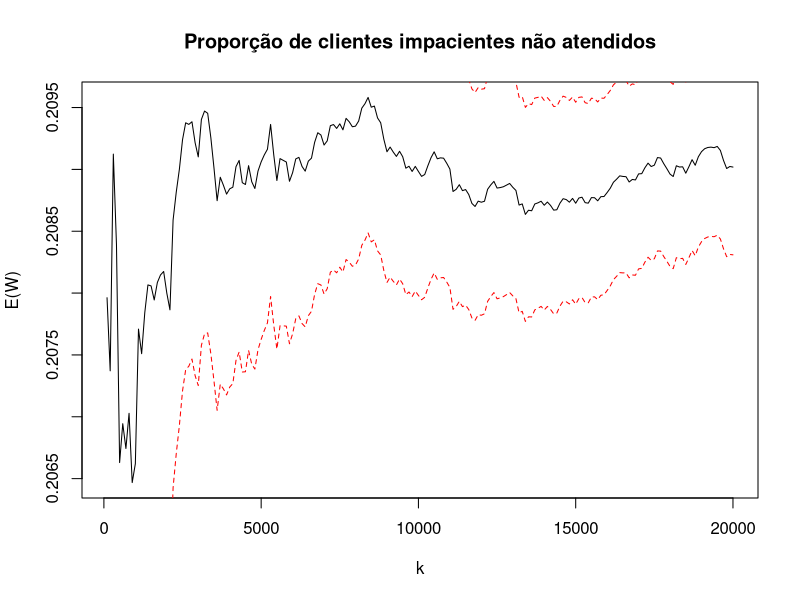
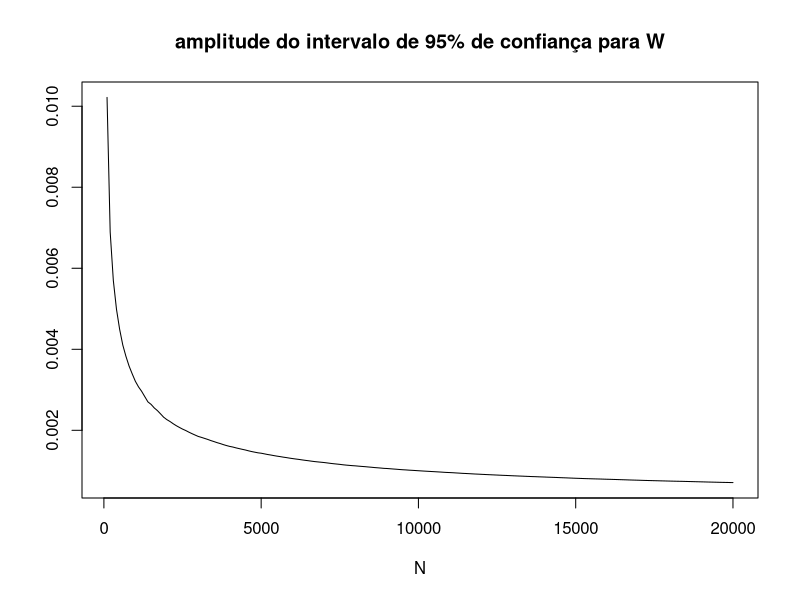
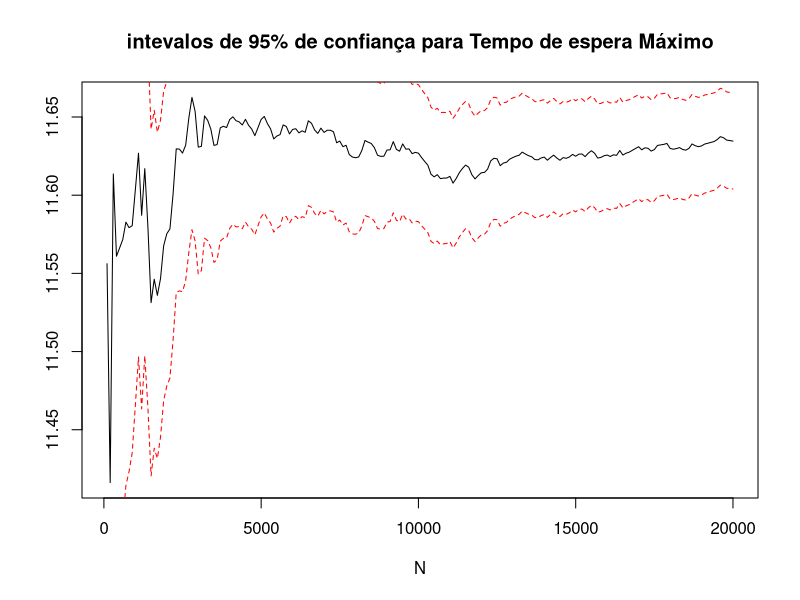
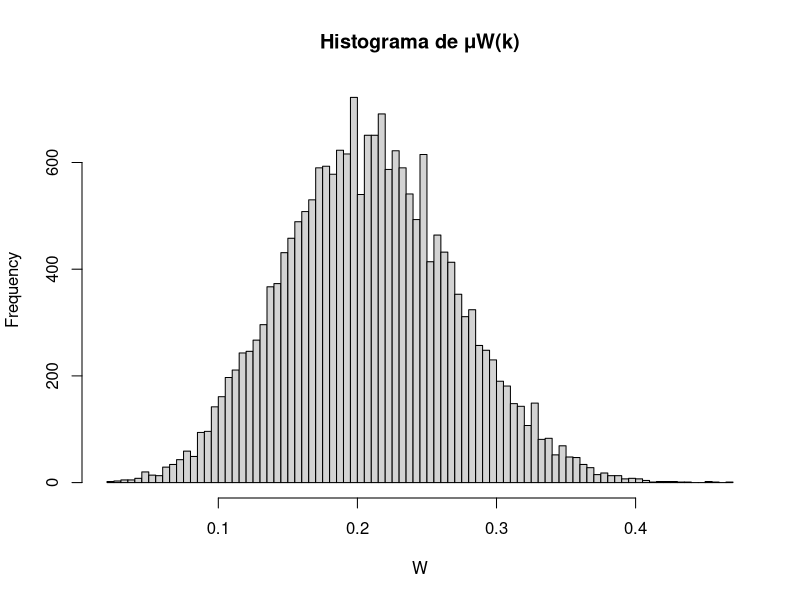
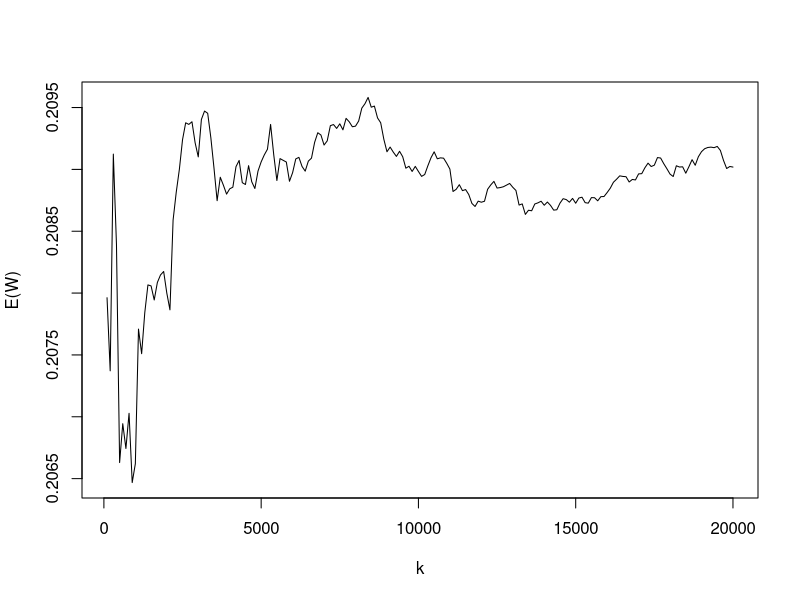
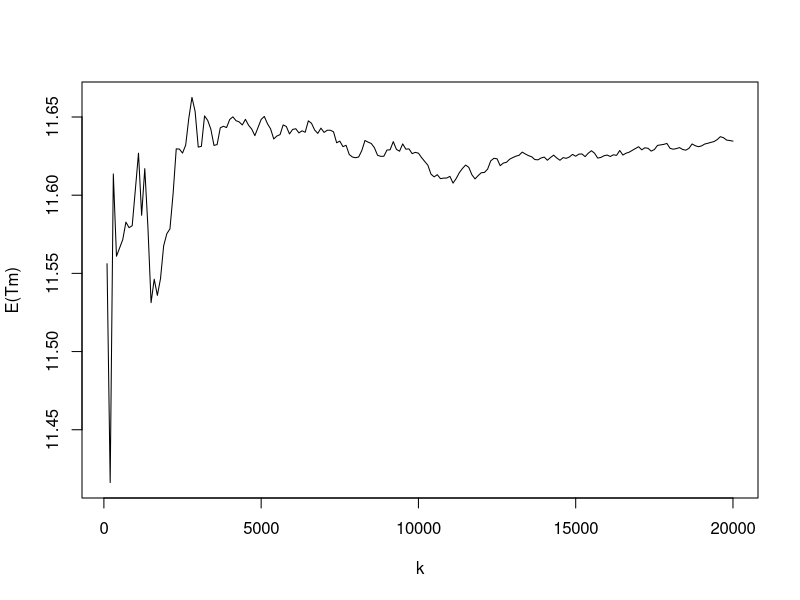
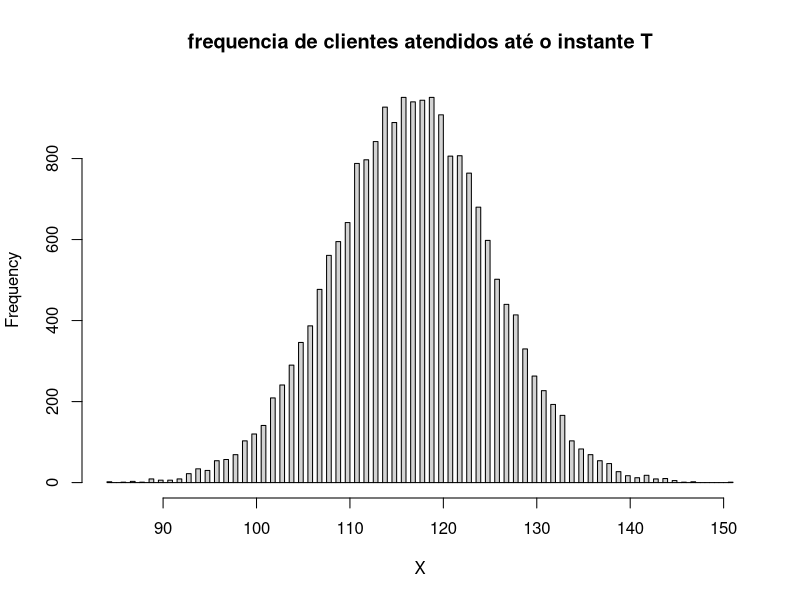
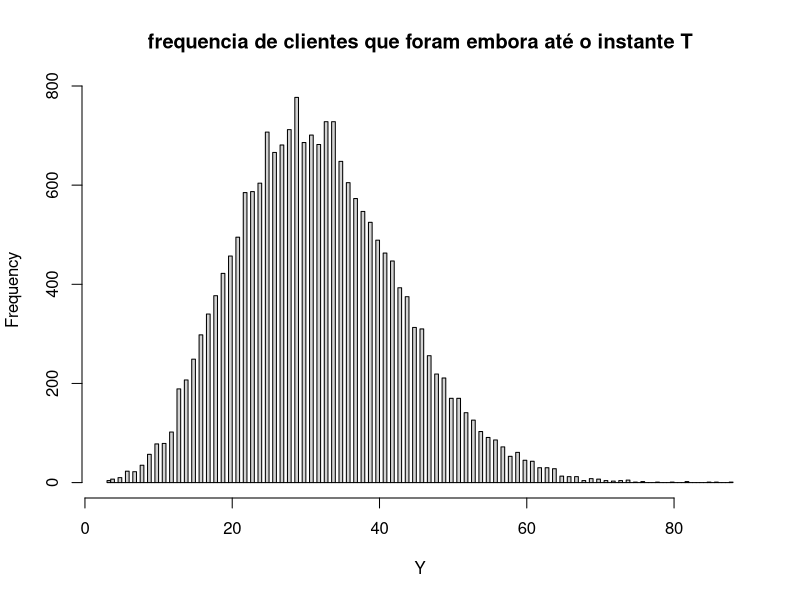

R code for these plots, in order: (Note: a time limit stopped this script after it produced the figures.)
## ---- chunk 1
knitr::opts_chunk$set(echo = TRUE)
## ---- chunk 2
  
InterTempo<-50 # Intervalo de tempo total sobre o qual se deseja calcular as médias de aceitações e rejeições.Representando a variável T.
N<-20000 #Numero de repetições da simulação
n<-5 # número de linhas ou guiches 
lambda<-3 # modela a taxa de entrada de clientes (λ), parâmetro da distribuição exponencial 
mi<-0.5 #taxa de atendimentos a clientes por cada guichê (th: tempo de atendimento de cada linha)

## ---- chunk 3
TM<-rep(0,N) # Tempo de Espera
R<-rep(0,N) # tamanho da fila
X<-rep(0,N) # Requisições atendidas
Y<-rep(0,N) # Requisições rejeitadas
W<-rep(0,N) #Proportção Requisições Rejeitadas
## ---- chunk 4
#Calculando todas as N repetições
for(i in 1:N){
  Tr<-0 #instante de chegada do último cliente até o momento, Inicialmente tr<-0
  k<-0 # k: contador de clientes que entraram na fila até o momento;
  ctcheg<-c(0,(N/10))#vetor de tamanho variável em que ctcheg[k]>0 denota o instante em que o k-ésimo cliente chegou
  x<-0 #contador de clientes já atendidos; inicialmente, x=0
  y<-0 #contador de clientes que forma embora sem entrar na fila; inicialmente y = 0
  r<-0 #comprimento atual da fila; inicialmente, r=0
  w<-0 # proporção de clientes que foram embora:  w=y/(x+y+r)
  tm<-0 #tempo máximo de permanência dentre todos os clientes atendidos até o momento
  guiche<-rep(0,n) # Iniciando os guiches disponíveis

  #Calculando as variações em T
  while(Tr<= InterTempo){
    z<-rexp(1, lambda) # Variância de atendimento com poisson
    Tr<-Tr+z #Tempo do cliente mais a variavel aleatoria de tempo gerada
    k<-k+1 #cliente entra na fila
    if (k>length(ctcheg)) {
      ctcheg = c(ctcheg, rep(0,1))
    }
    ctcheg[k] <- Tr #
    
    while (min(guiche)<=Tr & x<k) {
      #enquanto houver mais clientes chegando que atendidos
      # e enquanto houver um guiche com menos tempo requerido que o tempo de chegada
      guicheAtendente = which.min(guiche)
      taxaAtend = rexp(1, mi)
      x = x+1
      guiche[guicheAtendente] = max(c(guiche[guicheAtendente],ctcheg[x])) + taxaAtend # descrito enunciado
      tm = max(c(tm, guiche[guicheAtendente]-ctcheg[x])) # descrito enunciado do ep
    }
    
    # Comprimento atual da fila (precisa descontar o cliente que acabou de chegar)
    r = max(c(0, (k-1)-x))
      #não achou guiche
      # Comprimento atual da fila (precisa descontar o cliente que acabou de chegar)
      r<-max(c(0, (k-1)-x))  #atribuindo r = max{0, (k − 1) − x} // não considera o último cliente
      #Gerando atributo para verificar se o cliente irá embora
      pr<-r/(r+n)
      s<-rbinom(1,1,pr) #s ∼ Ber (pr) onde pr = r /(r + n)
      if (s==1) {
        k<-k-1 #Se s = 1, atribua k = k − 1; y = y + 1
        y<-y+1
      }
      r<-k-x
  }  
  R[i] <-r
  TM[i]<-tm
  X[i] <-x
  Y[i] <-y
  W[i] <-y/(x+y+r)
    
}

## ---- chunk 5
#Calcular a média parcial para cada k
centos<-N/100 # quantos blocos de 100 iterações
mparcialW<-rep(0,centos) # array com media amostral de 100 iterações não atendidos
mparcialAtend<-rep(0,centos) # array com media amostral de 100 iterações atendidos
mIntConf<-rep(0,centos) # array com media amostral de 100 iterações atendidos
mTM<-rep(0,centos)
sW <- 0 #desvio padrao
sTM <- 0 #desvio padrao tempo máximo
K<-rep(0,centos) # array com media amostral de 100 iterações
LIw<-rep(0,centos)
LSw<-rep(0,centos)
LItm<-rep(0,centos)
LStm<-rep(0,centos)
errorTM <-0
totalsw<-rep(0,centos)

for(j in 1:centos){
  K[j]<-j*100
  sW<-sd(W[1: K[j] ])
  totalsw[j]<-sW
  mparcialW[j]<-sum(W[1: K[j]])/ K[j]
  mparcialAtend[j]<-sum(TM[1: K[j]])/ K[j]
  #error <- qnorm(0.975)*sW/sqrt(K[j])
  error <- qt(0.95,df=K[j]-1)*sW/sqrt(K[j]) #Defininto o intervalo de confiança para W
  mIntConf[j]<-error
  LIw[j]<-mparcialW[j]-error
  LSw[j]<-mparcialW[j]+error
  
  sTM<-sd(TM[1: K[j] ])
  mTM[j]<-sum(TM[1: K[j]])/ K[j]
  errorTM <-  qt(0.95,df=K[j]-1)*sTM/sqrt(K[j]) #Defininto o intervalo de confiança para TM
  LItm[j]<-mTM[j]-errorTM
  LStm[j]<-mTM[j]+errorTM
}
## ---- chunk 6
#imprimir gráfico de linha para cada k c 
plot(K, mparcialW, type='l', xlab='k', ylab='E(W)', main='Proporção de clientes impacientes não atendidos', ylim=c(min(mparcialW), max(mparcialW)))
lines(K,LIw, col="red", type = "l",lty=2)
lines(K,LSw, col="red", type = "l",lty=2)
## ---- chunk 7
plot(K, mIntConf, type='l', xlab='N', ylab='', main='amplitude do intervalo de 95% de confiança para W', ylim=c(min(mIntConf), max(mIntConf)))

plot(K, mTM, type='l', xlab='N', ylab='', main='intevalos de 95% de confiança para Tempo de espera Máximo', ylim=c(min(mTM), max(mTM)))
lines(K,LItm, col="red", type = "l",lty=2)
lines(K,LStm, col="red", type = "l",lty=2)
## ---- chunk 8
#imprimir o histograma de W
hist(W,main='Histograma de μW(k)',90)
plot(K, mparcialW, type='l', xlab='k', ylab='E(W)', main='', ylim=c(min(mparcialW), max(mparcialW)))
plot(K, mparcialAtend, type='l', xlab='k', ylab='E(Tm)', main='', ylim=c(min(mparcialAtend), max(mparcialAtend)))

## ---- chunk 9
hist(X,150, main='frequencia de clientes atendidos até o instante T') #ilustra a frequencia de clientes atendidos até o instante T
print(mean(X))
hist(Y,150, main='frequencia de clientes que foram embora até o instante T') #ilustra a frequencia de clientes que foram embora até o instante T
print(mean(Y))
hist(W,150, main='proporção de clientes que foram embora até o instante T') #ilustra a frequencia da proporção de clientes que foram embora até o instante T
print(mean(W))
hist(TM,150, main='Tempo maximo de permanencia') #ilustra a frequencia do tempo maximo de permanencia dentre clientes atendidos até o instante T
print(mean(TM))
#Outros
#hist(R, main='Tamanho da fila até o instante T') #ilustra a frequencia de do tamnho da fila até o 
## ---- chunk 10
#Calculando a probabilidade de TM > 13
pacientes <- sum(TM>13)
pp <-pacientes/sum(X)#dado que proporção de clientes atendidos
sprintf("%1.4f%%", pp)

## ---- chunk 11
ws <- sum(W>mean(W)+error) + sum(W<mean(W)-error) 
total <-sum(X)+sum(Y)
wsr <-ws/total
#6
sprintf("%1.4f%%", wsr)

## ---- chunk 12

gMax = 10
TempMax<-rep(0,gMax)
Atendidos<-rep(0,gMax)
Natendidos <-rep(0,gMax)
PropNAtend<-rep(0,gMax)
limPropNAtend<-rep(0,gMax)
nGuiches<-rep(0,gMax)

for(g in 1:gMax){

# Simulacao de Sistema de atendimento com clientes impacientes
InterTempo<-60 # Intervalo de tempo total sobre o qual se deseja calcular as médias de aceitações e rejeições
N<-20000 #Numero de repetições da simulação
n<-g # número de guiches
lambda<-3 # para taxa de entrada de clientes
mi<-0.5 #taxa de atendimentos a clientes por cada guichê

#vetores guardando resultados
TM<-rep(0,N)
R<-rep(0,N)
X<-rep(0,N)
Y<-rep(0,N)
W<-rep(0,N)

#Calculando todas as N repetições
for(i in 1:N){
  Tc<-0 #instante de chegada do último cliente até o momento, Inicialmente tc<-0
  k<-0 # k: contador de clientes que entraram na fila até o momento;
  ctcheg<-c(0,(N/10))#vetor de tamanho variável em que ctcheg[k]>0 denota o instante em que o k-ésimo cliente chegou
  x<-0 #contador de clientes já atendidos; inicialmente, x=0
  y<-0 #contador de clientes que forma embora sem entrar na fila; inicialmente y = 0
  r<-0 #comprimento atual da fila; inicialmente, r=0
  w<-0 # proporção de clientes que foram embora:  w=y/(x+y+r)
  tm<-0 #tempo máximo de permanência dentre todos os clientes atendidos até o momento
  guiche<-rep(0,n) # Iniciando os guiches disponíveis
  
  #Calculando as variações em T
  while(Tc<= InterTempo){
    z<-rexp(1, lambda) # Variância de atendimento com poisson
    Tc<-Tc+z #Tempo do cliente mais a variavel aleatoria de tempo gerada
    k<-k+1 #cliente entra na fila
    if (k>length(ctcheg)) {
      ctcheg = c(ctcheg, rep(0,1))
    }
    ctcheg[k] <- Tc #
    
    while (min(guiche)<=Tc & x<k) {
      #enquanto houver mais clientes chegando que atendidos
      # e enquanto houver um guiche com menos tempo requerido que o tempo de chegada
      guicheAtendente = which.min(guiche)
      taxaAtend = rexp(1, mi)
      x = x+1
      guiche[guicheAtendente] = max(c(guiche[guicheAtendente],ctcheg[x])) + taxaAtend # descrito enunciado
      tm = max(c(tm, guiche[guicheAtendente]-ctcheg[x])) # descrito enunciado do ep
    }
    
    # Comprimento atual da fila (precisa descontar o cliente que acabou de chegar)
    r = max(c(0, (k-1)-x))
      #não achou guiche
      # Comprimento atual da fila (precisa descontar o cliente que acabou de chegar)
      r<-max(c(0, (k-1)-x))  #atribuindo r = max{0, (k − 1) − x} // não considera o último cliente
      #Gerando atributo para verificar se o cliente irá embora
      pr<-r/(r+n)
      s<-rbinom(1,1,pr) #s ∼ Ber (pr) onde pr = r /(r + n)
      if (s==1) {
        k<-k-1 #Se s = 1, atribua k = k − 1; y = y + 1
        y<-y+1
      }
      r<-k-x
    
  }  
  R[i] <-r
  TM[i]<-tm
  X[i] <-x
  Y[i] <-y
  W[i] <-y/(x+y+r)
    
  }

#Calcular a média parcial para cada k
centos<-N/100 # quantos blocos de 100 iterações
mparcialW<-rep(0,centos) # array com media amostral de 100 iterações não atendidos
mparcialAtend<-rep(0,centos) # array com media amostral de 100 iterações atendidos
mIntConf<-rep(0,centos) # array com media amostral de 100 iterações atendidos
mTM<-rep(0,centos)
sW <- 0 #desvio padrao
sTM <- 0 #desvio padrao tempo máximo
K<-rep(0,centos) # array com media amostral de 100 iterações
LIw<-rep(0,centos)
LSw<-rep(0,centos)
LItm<-rep(0,centos)
LStm<-rep(0,centos)
errorTM <-0
totalsw<-rep(0,centos)

for(j in 1:centos){
  K[j]<-j*100
  sW<-sd(W[1: K[j] ])
  totalsw[j]<-sW
  mparcialW[j]<-sum(W[1: K[j]])/ K[j]
  mparcialAtend[j]<-sum(TM[1: K[j]])/ K[j]
  #error <- qnorm(0.975)*sW/sqrt(K[j])
  error <- qt(0.975,df=K[j]-1)*sW/sqrt(K[j])
  mIntConf[j]<-error
  LIw[j]<-mparcialW[j]-error
  LSw[j]<-mparcialW[j]+error
  
  sTM<-sd(TM[1: K[j] ])
  mTM[j]<-sum(TM[1: K[j]])/ K[j]
  errorTM <-  qt(0.975,df=K[j]-1)*sTM/sqrt(K[j])
  LItm[j]<-mTM[j]-errorTM
  LStm[j]<-mTM[j]+errorTM
}

nGuiches[g] = g
  TempMax[g] = mean(TM)
  Atendidos[g] = mean(X)
  Natendidos[g] = mean(Y)
  PropNAtend[g] = mean(W)
  limPropNAtend[g] = error
  
}

B<- rbind(nGuiches,Atendidos,Natendidos,PropNAtend,limPropNAtend,TempMax)

minA <- which((PropNAtend+limPropNAtend)*100 <= 20)[1]
print(B)

## ---- chunk 13
 
print(minA)
